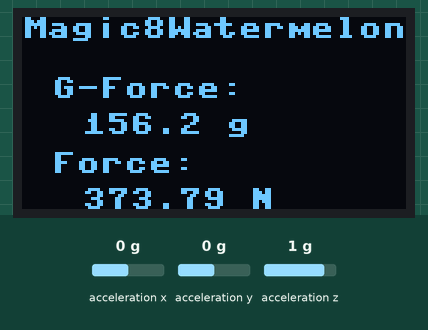
Recording of a program running on a simulated ESP32 board running MicroPython. Shown: 128×64 one-colour display. Inputs (shaded band) come from the test bench; at power-on: acceleration x 0 g, acceleration y 0 g, acceleration z 1 g. Library files of the repository ran but are not shown: ssd1306.py; what the program prints to the serial console is not drawn.

Above: at 2.2 s.
2.3 s: acceleration x set to -1.4 g
At 3.9 s:
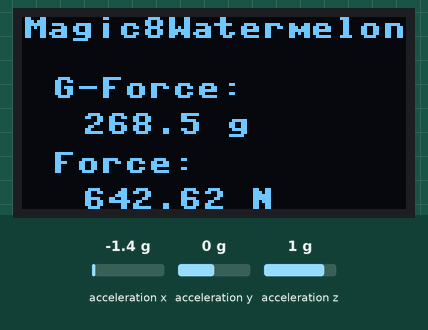
4.6 s: acceleration y set to -1.4 g
At 6.1 s:
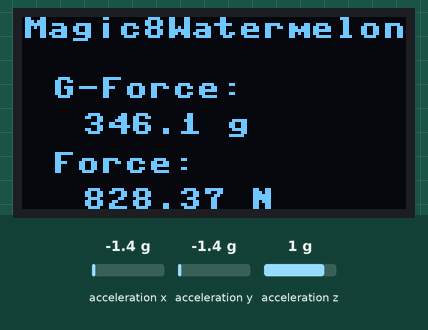
6.7 s: acceleration z set to -1.4 g
At 8.4 s:
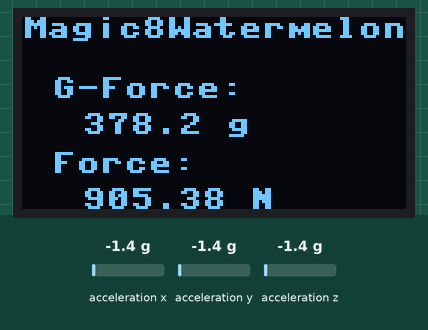
8.7 s: acceleration x set to -0.8 g
At 10.5 s:
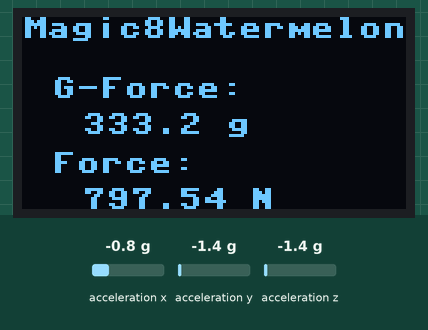
10.8 s: acceleration y set to -0.8 g
At 11.6 s:
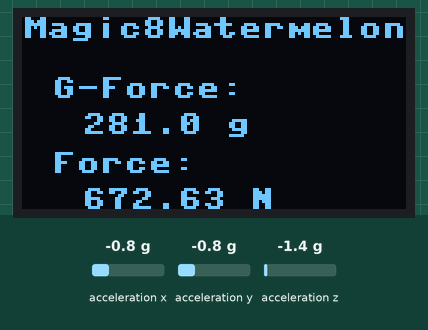
Timing chart, 0 to 13.8 s (numbered marks = the images above; inputs shaded):
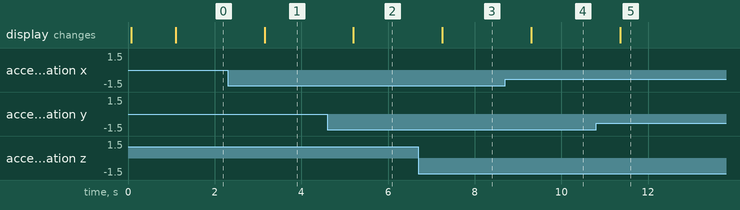

Measured:
- after the input at 2.3 s, the display: changes after 0.85 s (image 1)
- after the input at 4.6 s, the display: changes after 0.60 s (image 2)
- after the input at 6.7 s, the display: changes after 0.56 s (image 3)
- after the input at 8.7 s, the display: changes after 0.61 s (image 4)
- after the input at 10.8 s, the display: changes after 0.56 s (image 5)

The program:

magic_8_glove.py
```python
from machine import Pin, I2C
import ssd1306
import time
import math

# I2C setup
i2c = I2C(0, scl=Pin(22), sda=Pin(21), freq=400000)

# Initialize OLED (128x64)
oled = ssd1306.SSD1306_I2C(128, 64, i2c, addr=0x3C)

# ADXL375 setup
ADXL375_ADDR = 0x53
POWER_CTL = 0x2D
DATA_FORMAT = 0x31
DATAX0 = 0x32

# Glove mass constant
GLOVE_MASS_KG = 0.244  # 8.6 oz converted to kg

class ADXL375:
    def __init__(self, i2c, address=0x53):
        self.i2c = i2c
        self.address = address

        # Wake up the sensor
        self.i2c.writeto_mem(self.address, POWER_CTL, b'\x08')
        time.sleep_ms(10)

        # Set data format
        self.i2c.writeto_mem(self.address, DATA_FORMAT, b'\x0B')
        time.sleep_ms(10)

    def read_accel(self):
        # Read 6 bytes starting from DATAX0
        data = self.i2c.readfrom_mem(self.address, DATAX0, 6)

        # Convert to signed 16-bit values
        x = int.from_bytes(data[0:2], 'little')
        if x > 32767:
            x -= 65536

        y = int.from_bytes(data[2:4], 'little')
        if y > 32767:
            y -= 65536

        z = int.from_bytes(data[4:6], 'little')
        if z > 32767:
            z -= 65536

        # Scale for ADXL375
        scale = 0.61

        return x * scale, y * scale, z * scale

# Initialize sensor
try:
    accel = ADXL375(i2c, ADXL375_ADDR)
    oled.fill(0)
    oled.text("ADXL375 Ready!", 0, 0)
    oled.show()
    time.sleep(1)
    print("ADXL375 initialized successfully!")
except Exception as e:
    oled.fill(0)
    oled.text("Sensor Error!", 0, 0)
    oled.show()
    print("Error:", e)
    raise

# Main loop
print("Starting readings...")
while True:
    try:
        # Read acceleration
        x, y, z = accel.read_accel()

        # Calculate magnitude in g's
        mag_g = math.sqrt(x*x + y*y + z*z)

        # Convert to Newtons: F = m * a
        # where a = mag_g * 9.81 m/s²
        force_n = GLOVE_MASS_KG * mag_g * 9.81

        # Clear display
        oled.fill(0)

        # Display title at top
        oled.text("Magic8Watermelon", 0, 0)

        # Display both g-force and Newtons
        oled.text("G-Force:", 10, 20)
        oled.text("{:.1f} g".format(mag_g), 20, 32)

        oled.text("Force:", 10, 45)
        oled.text("{:.2f} N".format(force_n), 20, 57)

        oled.show()

        # Print to console
        print("G-Force: {:.1f} g | Force: {:.2f} N".format(mag_g, force_n))

        time.sleep_ms(1000)  # Update every 1.5 seconds

    except KeyboardInterrupt:
        print("Stopped by user")
        break
    except Exception as e:
        print("Error:", e)
        time.sleep(1)
```
